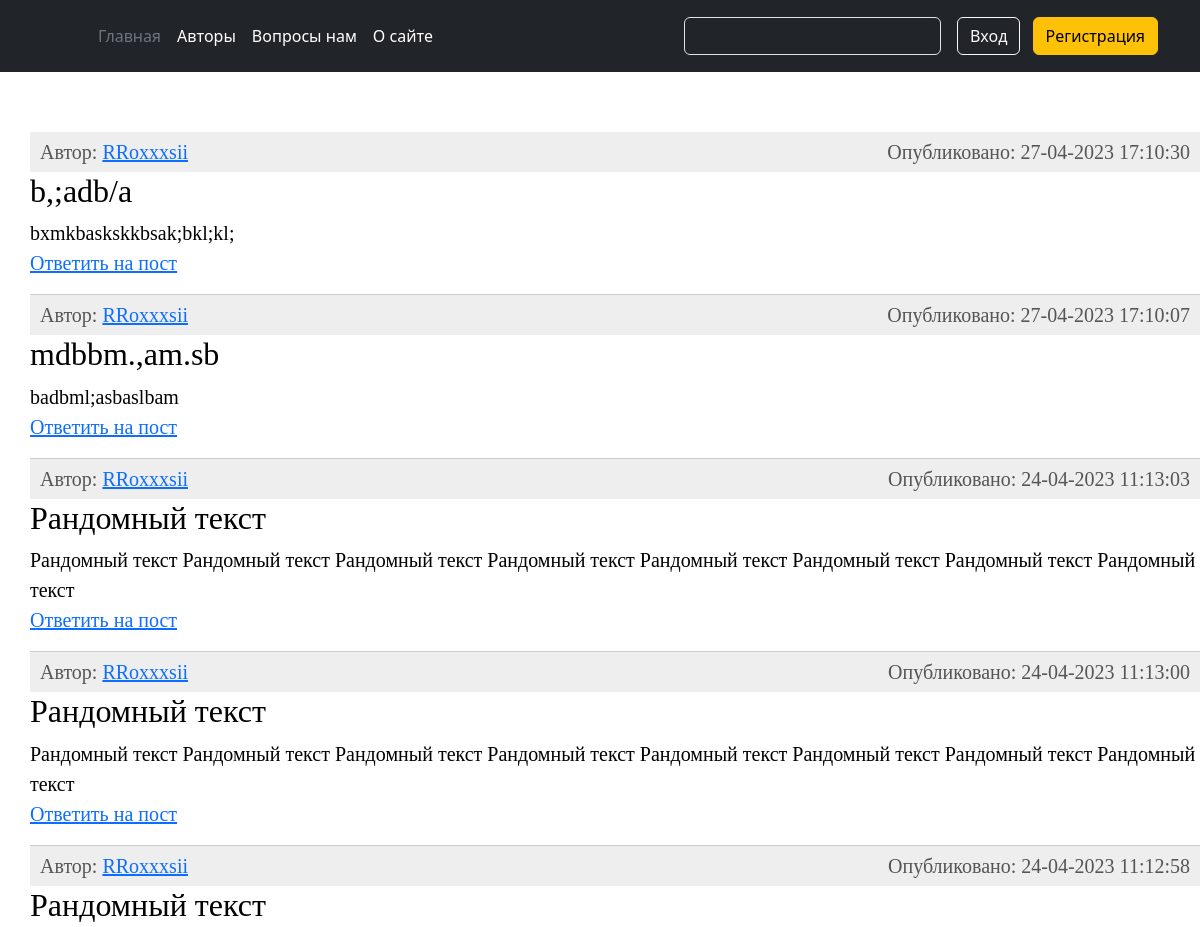
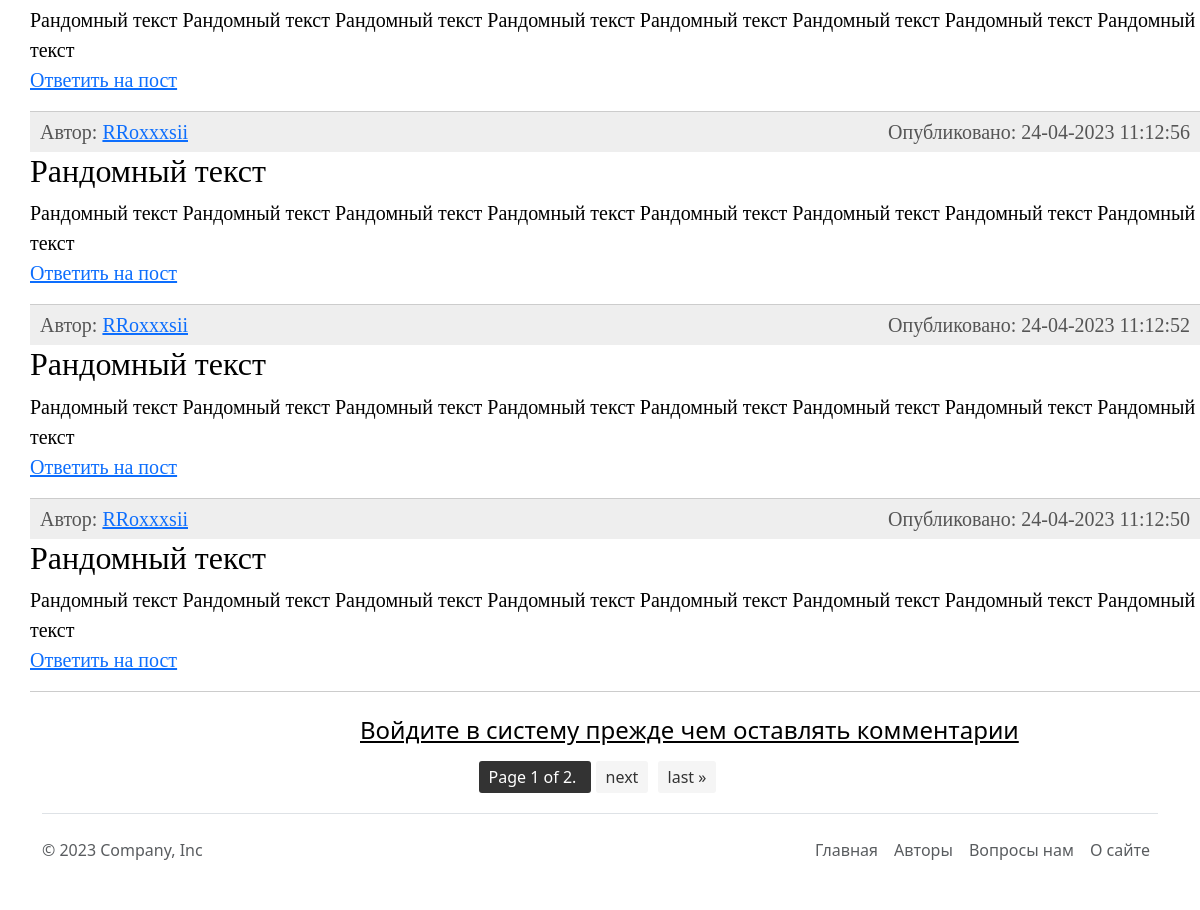
The page /category/posts/python/ on the database its author committed (2 pictures, top to bottom).
### main/models.py (models this page shows, shortened)
class Post(models.Model):
    category = models.ForeignKey(SubCategory, on_delete=models.CASCADE)
    author = models.ForeignKey(Author, on_delete=models.SET(_('Удаленный аккаунт')))
    title = models.CharField(max_length=255)
    text = models.TextField()
    created_at = models.DateTimeField(auto_now_add=True)
    updated_at = models.DateTimeField(auto_now=True)
    is_published = models.BooleanField(default=True)
    class Meta:
        verbose_name = _('Пост')
        verbose_name_plural = _('Посты')
        ordering = ('-created_at', 'author')

### account/models.py (models this page shows, shortened)
class Author(AbstractBaseUser, PermissionsMixin):
    email = models.EmailField(_('почтовый адрес'), unique=True)
    user_name = models.CharField(max_length=150)
    mobile = models.CharField(max_length=20, blank=True)
    gender = models.ForeignKey(Gender, on_delete=models.SET_NULL, blank=True, null=True)
    profile_photo = models.ImageField(upload_to='photos/%Y/%m/%d/', help_text=_('Фото профиля'), blank=True)
    profile_information = models.TextField(help_text='Расскажите о себе', blank=True)
    country = models.ForeignKey(Country, on_delete=models.SET_NULL, blank=True, null=True)
    telegram_link = models.URLField(_('Телеграмм аккаунт'), blank=True)
    city = models.CharField(_('Где живете'), max_length=70, blank=True, null=True)
    following = models.ManyToManyField(
        "self", blank=True, related_name="followers", symmetrical=False
    )
    is_active = models.BooleanField(default=False)
    is_staff = models.BooleanField(default=False)
    created = models.DateTimeField(auto_now_add=True)
    updated = models.DateTimeField(auto_now=True)
    objects = CustomAccountManager()
    USERNAME_FIELD = 'email'
    REQUIRED_FIELDS = ['user_name']
    class Meta:
        verbose_name = _("Аккаунт")
        verbose_name_plural = _("Аккаунты")
        ordering = ('user_name',)
    def __str__(self):
        return self.user_name

### main/views.py (the view)
# urls.py: path('category/posts/<slug:subcategory_slug>/', views.subcategory_post, name='subcategory_post'),
def subcategory_post(request, subcategory_slug):
    subcategory = get_object_or_404(SubCategory, slug=subcategory_slug)
    posts = Post.objects.filter(category=subcategory.id)
    paginator = Paginator(posts, 8)
    page_number = request.GET.get('page')
    page_obj = paginator.get_page(page_number)
    if request.method == 'POST':
        form = AddCommentForm(request.POST)
        if form.is_valid():
            user = request.user
            text = request.POST.get('text')
            title = request.POST.get('title')
            subcategory_id = SubCategory.objects.get(slug=subcategory_slug).id
            context = {'posts': posts, 'title': subcategory, 'form': form, 'user_name': user.user_name}
            Post.objects.create(author=user, text=text, title=title, category_id=subcategory_id)
    else:
        form = AddCommentForm()
    if request.user.is_authenticated:
        user_name = Author.objects.get(user_name=request.user.user_name)
        context = {'page_obj': page_obj, 'title': subcategory, 'form': form, 'user_name': user_name}
    else:
        context = {'page_obj': page_obj, 'title': subcategory, 'form': form}
    return render(request, 'main/posts.html', context=context)

### main/forms.py
class AddCommentForm(forms.ModelForm):
    title = forms.CharField(widget=forms.TextInput(
        attrs={'class': 'form-control mb-3',
               'placeholder': 'Заголовок', 'id': 'form-lastname', 'name': 'parent'}), max_length=255,
        label='Заголовок')
    text = forms.CharField(required=False,
                           widget=forms.Textarea(attrs={
                                                        'class': 'form-control',
                                                        'id': 'exampleFormControlTextarea1',
                                                        'rows': '3',
                                                        'placeholder': 'Оставить комментарий'
                           }), label='Комментарий')
    class Meta:
        model = Post
        fields = ('title', 'text')

### main/models.py (called while the page is built)
    def __str__(self):
        return self.sub_category_name

### main/templates/main/posts.html (shortened to what this page needs)
{% extends 'main/base.html' %}
{% load static %}
{% block content %}
<link rel="stylesheet" href="{% static 'main/css/forms.css' %}">
<link rel="stylesheet" href="{% static 'main/css/posts.css' %}">
<div class="content-text">
    <ul class="list-articles">
        {% for p in page_obj %}
        <li>
            <div class="article-panel">
                Автор: <a href="">{{ p.author }}</a>
                <p class="last">Опубликовано: {{p.created_at|date:"d-m-Y H:i:s"}}</p>
            </div>
            <h2>{{p.title}}</h2>
            {{ p.text }}
          <p class="link-read-post"><a href="#formReview" onclick="addReview('{{ p.author }}')">Ответить на пост</a></p>
        </li>
        {% endfor %}
    </ul>
</div>
{% if user.is_authenticated %}
<div class="form">
    <form class="account-form px-4 pt-4" method="post" enctype="multipart/form-data">
    {% if form.is_valid %}
    <div class="alert alert-primary" role="alert">
        Комментарий оставлен!
    </div>
    {% endif %}
    {% if form.errors %}
    {% for field in user_form %}
    {% for error in field.errors %}
    <div class="alert alert-primary" role="alert">
        {{ error }}
    </div>
    {% endfor %}
    {% endfor %}
    {% endif %}
    {% if messages %}
    <div class="alert alert-warning" alert="{{ messages.tags }}" role="alert">
        {% for message in messages %}
        {{ message|safe }}
        {% endfor %}
    </div>
    {% endif %}
    {% csrf_token %}
    <label class="small font-weight-bold">{{ form.title.label}}</label>
    {{ form.title }}
    <label class="small font-weight-bold">{{ form.text.label }}</label>
    {{ form.text }}
    <button class="btn btn-primary btn-block py-2 mb-4 mt-5 fw-bold w-100" type="submit"
                        value="Save changes">{% block button %}
        {% if button_label %}
        {{ button_label }}
        {% else %}
        Оставить комментарий
        {% endif %}
        {% endblock %}
    </button>
</form>
</div>
{% else %}
<div style="margin-left: 30%; margin-top: 2%"><a href="{% url 'account:login' %}" style="color: black"><h4>Войдите в систему прежде чем оставлять комментарии</h4></a></div>
{% endif %}
{% include 'main/pagination.html' %}
{% endblock %}

### main/templates/main/base.html (shortened to what this page needs)
<!DOCTYPE html>
<html lang="en" xmlns="http://www.w3.org/1999/html">
<head>
    <link href="https://cdn.jsdelivr.net/npm/bootstrap@5.3.0-alpha3/dist/css/bootstrap.min.css" rel="stylesheet">
</head>
<body>
<header class="p-3 text-bg-dark">
    <div class="container">
      <div class="d-flex flex-wrap align-items-center justify-content-center justify-content-lg-start">
        <a href="/" class="d-flex align-items-center mb-2 mb-lg-0 text-white text-decoration-none">
          <svg class="bi me-2" width="40" height="32" role="img" aria-label="Bootstrap"><use xlink:href="#bootstrap"/></svg>
        </a>
        <ul class="nav col-12 col-lg-auto me-lg-auto mb-2 justify-content-center mb-md-0">
          <li><a href="{% url 'main:home' %}" class="nav-link px-2 text-secondary">Главная</a></li>
          <li><a href="{% url 'authors:author_list_view' %}" class="nav-link px-2 text-white">Авторы</a></li>
          <li><a href="{% url 'main:feedback' %}" class="nav-link px-2 text-white">Вопросы нам</a></li>
          <li><a href="#" class="nav-link px-2 text-white">О сайте</a></li>
          </ul>
        <form class="col-12 col-lg-auto mb-3 mb-lg-0 me-lg-3" role="search">
          <input type="search" class="form-control form-control-dark text-bg-dark" placeholder="Search..." aria-label="Search">
        </form>
          {% if not user.is_authenticated %}
        <div class="text-end">
          <a href="{% url 'account:login' %}"button type="button" class="btn btn-outline-light me-2">Вход</a>
          <a href="{% url 'account:register' %}" button type="button" class="btn btn-warning">Регистрация</a>
        </div>
          {% else %}
          <div class="text-end">
            <a href="{% url 'account:logout' %}"button type="button" class="btn btn-outline-light me-2">Выход</a>
          </div>
          {% endif %}
      </div>
    </div>
  </header>
{% block content %}
{% endblock %}
<div class="container">
  <footer class="d-flex flex-wrap justify-content-between align-items-center py-3 my-4 border-top">
    <p class="col-md-4 mb-0 text-body-secondary">&copy; 2023 Company, Inc</p>
    <a href="/" class="col-md-4 d-flex align-items-center justify-content-center mb-3 mb-md-0 me-md-auto link-body-emphasis text-decoration-none">
      <svg class="bi me-2" width="40" height="32"><use xlink:href="#bootstrap"/></svg>
    </a>
    <ul class="nav col-md-4 justify-content-end">
      <li class="nav-item"><a href="{% url 'main:home' %}" class="nav-link px-2 text-body-secondary">Главная</a></li>
      <li class="nav-item"><a href="{% url 'authors:author_list_view' %}" class="nav-link px-2 text-body-secondary">Авторы</a></li>
      <li class="nav-item"><a href="{% url 'main:feedback' %}" class="nav-link px-2 text-body-secondary">Вопросы нам</a></li>
      <li class="nav-item"><a href="#" class="nav-link px-2 text-body-secondary">О сайте</a></li>
    </ul>
  </footer>
</div>
</body>
</html>

### main/templates/main/pagination.html (shortened to what this page needs)
<div class="pagination">
    <span class="step-links">
        <span class="current">
            Page {{ page_obj.number }} of {{ page_obj.paginator.num_pages }}.
        </span>
        {% if page_obj.has_next %}
            <a href="?page={{ page_obj.next_page_number }}">next</a>
            <a href="?page={{ page_obj.paginator.num_pages }}">last &raquo;</a>
        {% endif %}
    </span>
</div>

### main/static/main/css/posts.css (style rules this page uses)
div.article-panel { background: #eee; padding: 5px 10px 5px 10px; box-sizing: border-box; overflow: hidden; color: #555; }
div.article-panel p.last { margin: 0; float: right; }
ul.list-articles { list-style: none; margin: 0; padding: 0; }
ul.list-articles li { border-bottom: 1px solid #ccc; }
.content-text { margin: 60px 0 0 30px; color: #000; font-size: 20px; font-family: Yandex Sans Display Light; }
.pagination { display: flex; justify-content: center; align-items: center; margin-top: 20px; }
.pagination a { text-decoration: none; color: #333; padding: 5px 10px; border-radius: 3px; margin-right: 5px; background-color: #f5f5f5; }
.pagination .current { padding: 5px 10px; border-radius: 3px; margin-right: 5px; color: #fff; background-color: #333; }

### rows shown on the page
Post: author "RRoxxxsii", created_at "27-04-2023 17:10:30", title "b,;adb/a", text "bxmkbaskskkbsak;bkl;kl;"
Post: author "RRoxxxsii", created_at "27-04-2023 17:10:07", title "mdbbm.,am.sb", text "badbml;asbaslbam"
Post: author "RRoxxxsii", created_at "24-04-2023 11:13:03", title "Рандомный текст", text "Рандомный текст Рандомный текст Рандомный текст Рандомный текст Рандомный текст Рандомный текст Рандомный текст Рандомный текст"
Post: author "RRoxxxsii", created_at "24-04-2023 11:13:00", title "Рандомный текст", text "Рандомный текст Рандомный текст Рандомный текст Рандомный текст Рандомный текст Рандомный текст Рандомный текст Рандомный текст"
Post: author "RRoxxxsii", created_at "24-04-2023 11:12:58", title "Рандомный текст", text "Рандомный текст Рандомный текст Рандомный текст Рандомный текст Рандомный текст Рандомный текст Рандомный текст Рандомный текст"
Post: author "RRoxxxsii", created_at "24-04-2023 11:12:56", title "Рандомный текст", text "Рандомный текст Рандомный текст Рандомный текст Рандомный текст Рандомный текст Рандомный текст Рандомный текст Рандомный текст"
Post: author "RRoxxxsii", created_at "24-04-2023 11:12:52", title "Рандомный текст", text "Рандомный текст Рандомный текст Рандомный текст Рандомный текст Рандомный текст Рандомный текст Рандомный текст Рандомный текст"
Post: author "RRoxxxsii", created_at "24-04-2023 11:12:50", title "Рандомный текст", text "Рандомный текст Рандомный текст Рандомный текст Рандомный текст Рандомный текст Рандомный текст Рандомный текст Рандомный текст"

### other values the page prints
{{ page_obj.number }} "1"
{{ page_obj.paginator.num_pages }} "2"
